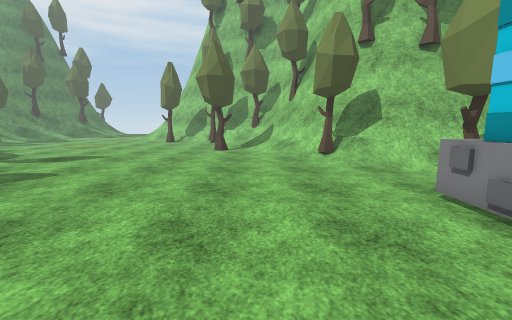
[1] (above)

16 first-person views from a walk through a 3-D level made in the Unity game engine. The camera is 1.5 m above the floor, tilts 8° down and sees 90° across. The floor is counted in squares, 1 m on a side. Each view is taken from the middle of a square. On the plan, view 1 faces up. The plan holds only what a view shows up to about 13 squares ahead; the rest is blank. The place goes on beyond the plan. The player character is not drawn. Some surface patterns are stand-ins.

[2]
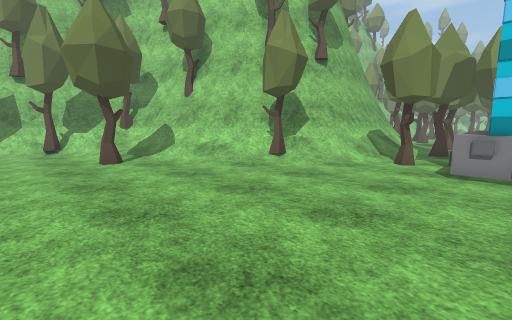

[3]
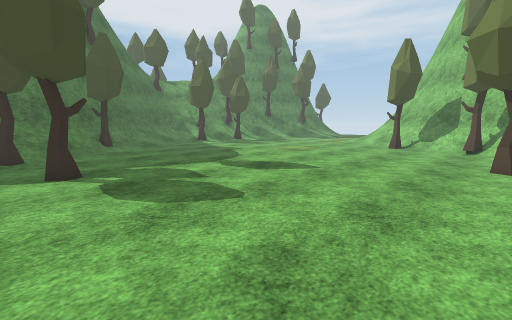

[4]
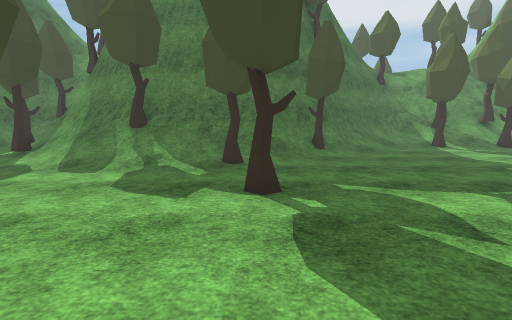

[5]
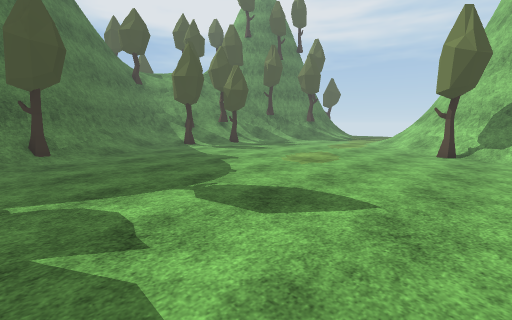

[6]
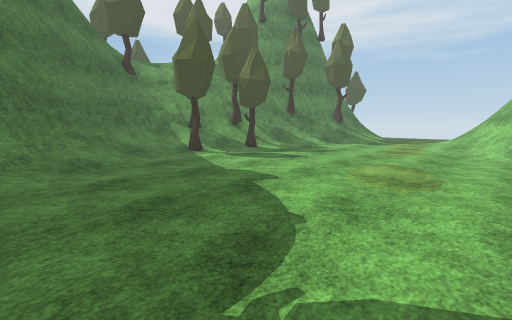

[7]
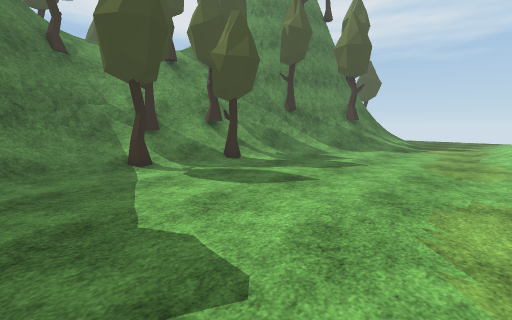

[8]
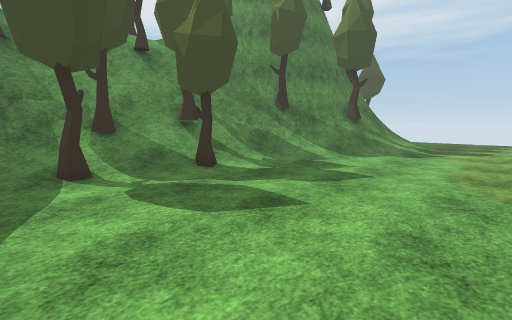

[9]
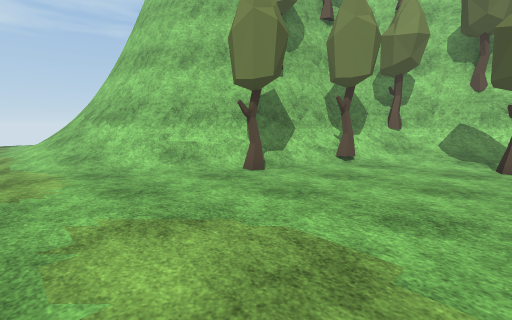

[10]
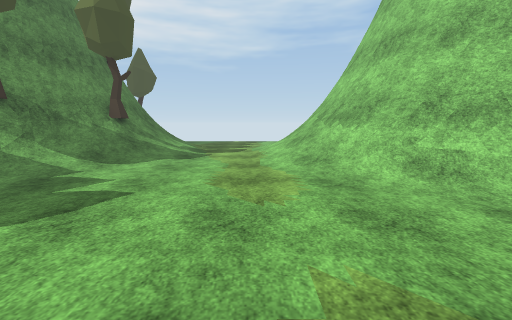

[11]
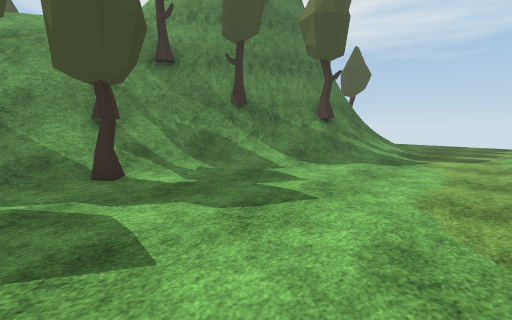

[12]
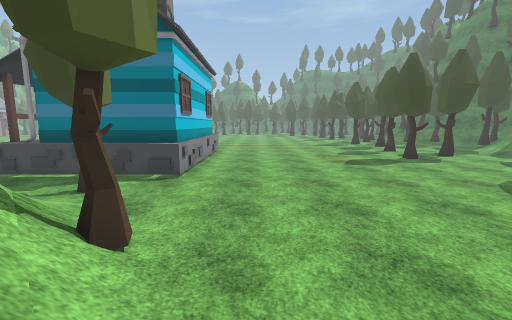

[13]
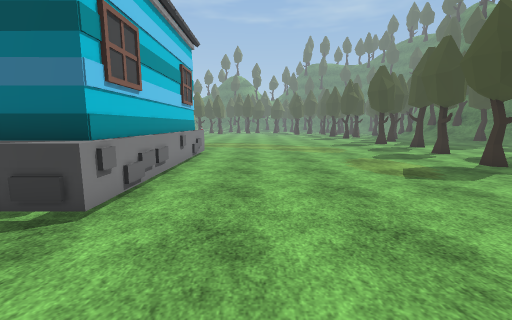

[14]
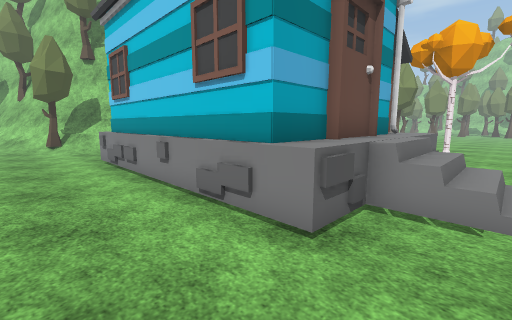

[15]
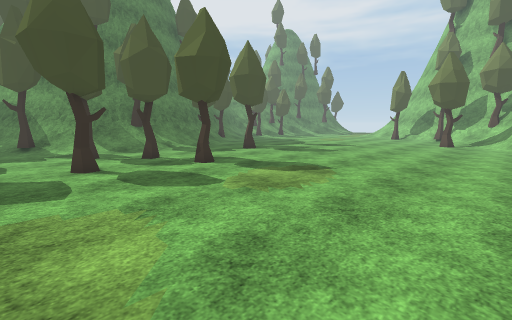

[16]
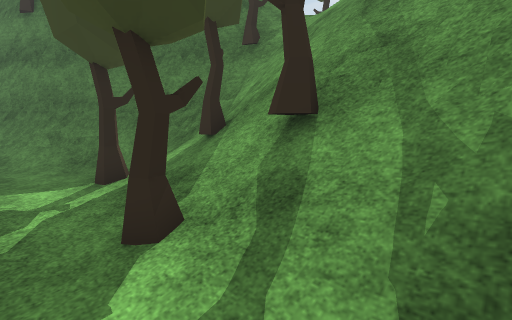

### Floor plan
Key: @ floor where view 1 was taken; # wall or solid block; . main floor; : floor 2 m higher than the main floor; + floor 2.25 m higher than the main floor; / step, stairs or slope; = window, fence, low wall or low ledge; T tree; H house; O other object.
Columns run from 26 left of view 1 to 9 right of it. Each row starts with its distance up from view 1.
 30       #=//....//=#
 29      ##T//....//=#
 28      #=///....//=#
 27      ##//.....///##
 26     ##///......//###
 25    ###//.......//=##
 24   ##=//........./O=##
 23   #=///..........//=###
 22  ###///...........//=###
 21  ##/T//............T/O=###
 20 ##//TTT.............../T=###
 19 #=////.................T/=T#
 18 #=+T//..................//=#
 17 #=:T//...................//##
 16 ##///T...................//##
 15 ##==//..................T./=##
 14  ###//....................//##
 13   ##=//....................//##
 12    ##///..................../=##
 11     ##=/..................../T=###
 10     ###//..................../O=####
  9      ###O.....................///==
  8       ##TT......................////
  7        ##=/....................TT..T
  6         #=//........................
  5         ##=/...T..............HHHHHH
  4          #=TT.................#####H
  3          #=//.................#
  2          #=//.................#
  1          ##//.................#
  0          #T//.....T.......@...#
 -1          #=//..TT.............#
 -2          #=//...T.............##
 -3         ##=/..T...............H####H
 -4         #=O/.....TT...........HHHHHH
 -5         =/T................ ...H
 -6          //............... . ../

Positions as (right, up) in squares from view 1, and headings:
1: (0, 0), facing up
2: (-5, 4), facing up-right
3: (-2, 4), facing up-left
4: (-5, 5), facing left
5: (-5, 7), facing up-left
6: (-9, 9), facing up-left
7: (-12, 13), facing up-left
8: (-13, 15), facing up-left
9: (-13, 15), facing up-right
10: (-13, 17), facing up
11: (-13, 18), facing up-left
12: (1, 14), facing down
13: (1, 9), facing down
14: (1, -6), facing up-right
15: (1, -6), facing up-left
16: (-19, 23), facing down-left
